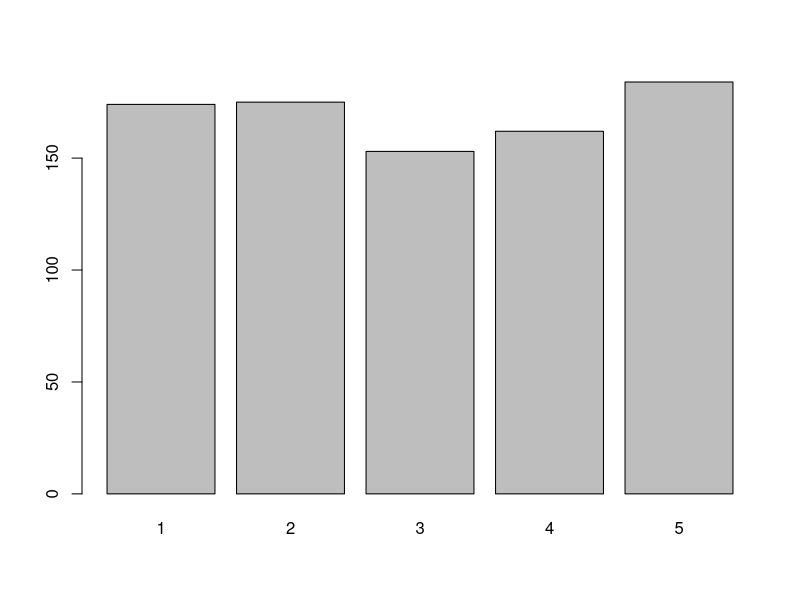

The R source for this figure:
## ---- chunk 1
knitr::opts_chunk$set(message=FALSE, echo=FALSE)
## ---- chunk 2
df=data.frame(Stud_id=c(1:5),Height=sample(150:200,5), Weight=sample(40:90,5), Age=sample(18:21,5,replace = TRUE))
library(knitr)
kable(df)
## ---- chunk 3
barplot(df$Height,width = 6,names.arg = df$Stud_id)

